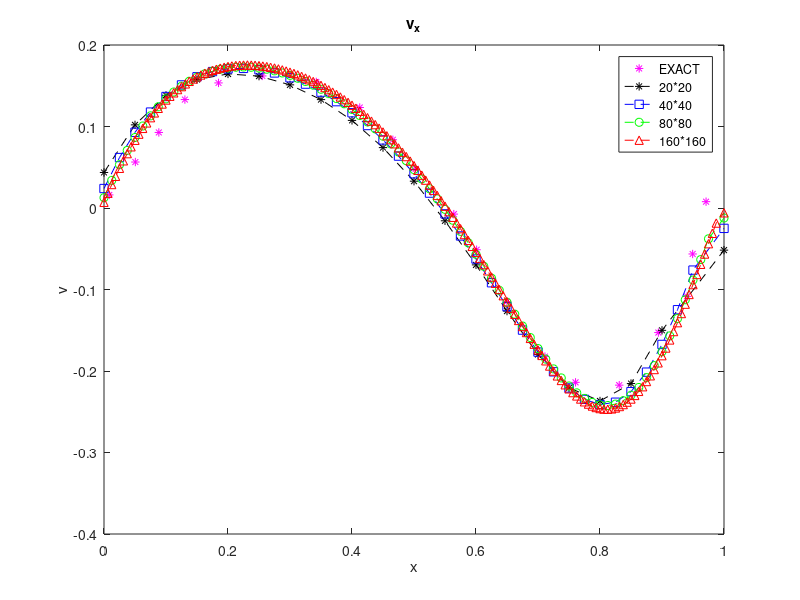

Write MATLAB code to recreate this figure.
u = [
-0.209202
-0.208542
-0.17663
-0.161507
-0.0811529
-0.0678878
0.0268773
0.160361
0.256394
0.364806
0.498463
0.611338
0.732581
0.866238
0.983297];

y = [
0.499661
0.420818
0.607275
0.300095
0.697769
0.112597
0.788159
0.836843
0.860943
0.905686
0.933623
0.945134
0.956576
0.984513
0.995989];

x = [
0.008521
0.0505727
0.0884192
0.130471
0.184695
0.255353
0.342389
0.412494
0.465888
0.502739
0.564212
0.600952
0.649864
0.711171
0.760527
0.831019
0.894151
0.940408
0.949427
0.971062];

v = [
0.0160682
0.0564046
0.0927074
0.133044
0.153478
0.162043
0.154739
0.1233
0.0837271
0.0480219
-0.00748631
-0.0511924
-0.114801
-0.182311
-0.213916
-0.217352
-0.152847
-0.108477
-0.0564046
0.00776849];

%for 20*20 grid :

u_exact_20 = [-0.04775];
v_exact_20 = [0.10091];

x_20 = [ 0    0.0500    0.1000    0.1500    0.2000    0.2500    0.3000    0.3500    0.4000    0.4500    0.5000...
    0.5500    0.6000    0.6500    0.7000    0.7500    0.8000    0.8500    0.9000    1.0000];
y_20 = [ 0    0.0500    0.1000    0.1500    0.2000    0.2500    0.3000    0.3500    0.4000    0.4500    0.5000...
    0.5500    0.6000    0.6500    0.7000    0.7500    0.8000    0.8500    0.9000    1.0000 ];


u_20=  [ -0.0187   -0.0487   -0.0747   -0.0985   -0.1212   -0.1430   -0.1631   -0.1800   -0.1913   -0.1942   -0.1860...
   -0.1647   -0.1295   -0.0811   -0.0205    0.0538    0.1503    0.2895    0.5039    0.9178];
   
v_20 =[
    0.0436
    0.1020
    0.1382
    0.1576
    0.1645
    0.1618
    0.1511
    0.1330
    0.1075
    0.0741
    0.0329
   -0.0157
   -0.0698
   -0.1265
   -0.1798
   -0.2206
   -0.2368
   -0.2154
   -0.1501
   -0.0517];

 Error_u20 = abs(u_exact_20 -u_20(10))
 Error_v20 = abs(v_exact_20 -v_20(10))
 

%for 40*40 grid :
u_exact_40 = [-0.05328];
v_exact_40 = [0.15607];
x_40 = [ 0    0.0250    0.0500    0.0750    0.1000    0.1250    0.1500    0.1750    0.2000    0.2250    0.2500...
    0.2750    0.3000    0.3250    0.3500    0.3750    0.4000    0.4250    0.4500    0.4750    0.5000    0.5250...
    0.5500    0.5750    0.6000    0.6250    0.6500    0.6750    0.7000    0.7250    0.7500    0.7750    0.8000...
    0.8250    0.8500    0.8750    0.9000    0.9250    0.9500    1.0000];
y_40 = [ 0    0.0250    0.0500    0.0750    0.1000    0.1250    0.1500    0.1750    0.2000    0.2250    0.2500...
     0.2750    0.3000    0.3250    0.3500    0.3750    0.4000    0.4250    0.4500    0.4750    0.5000    0.5250...
    0.5500    0.5750    0.6000    0.6250    0.6500    0.6750    0.7000    0.7250    0.7500    0.7750    0.8000...
    0.8250    0.8500    0.8750    0.9000    0.9250    0.9500    1.0000];
u_40 = [ -0.0098   -0.0266   -0.0420   -0.0562   -0.0695   -0.0822   -0.0946   -0.1066   -0.1185   -0.1302   -0.1417...
   -0.1529   -0.1636   -0.1736   -0.1826   -0.1903   -0.1963   -0.2003   -0.2018   -0.2004   -0.1959   -0.1880...
   -0.1765   -0.1614   -0.1428   -0.1208   -0.0955   -0.0671   -0.0358   -0.0014    0.0366    0.0792    0.1282...
    0.1861    0.2565    0.3438    0.4523    0.5852    0.7419    0.9549];
v_40 = [  
    0.0239
    0.0619
    0.0929
    0.1177
    0.1368
    0.1510
    0.1610
    0.1674
    0.1707
    0.1713
    0.1696
    0.1657
    0.1598
    0.1520
    0.1422
    0.1305
    0.1169
    0.1012
    0.0835
    0.0637
    0.0420
    0.0183
   -0.0072
   -0.0343
   -0.0626
   -0.0917
   -0.1210
   -0.1498
   -0.1768
   -0.2010
   -0.2209
   -0.2348
   -0.2412
   -0.2383
   -0.2253
   -0.2014
   -0.1674
   -0.1248
   -0.0762
   -0.0250];
Error_u40 = abs(u_exact_40 -u_40(20))
Error_v40 = abs(v_exact_40 -v_40(20))

%for 80*80 grid :
u_exact_80 = [-0.16402];
v_exact_80 = [0.14331];
x_80 = [ 0    0.0125    0.0250    0.0375    0.0500    0.0625    0.0750    0.0875    0.1000    0.1125    0.1250...
    0.1375    0.1500    0.1625    0.1750    0.1875    0.2000    0.2125    0.2250    0.2375    0.2500    0.2625...
    0.2750    0.2875    0.3000    0.3125    0.3250    0.3375    0.3500    0.3625    0.3750    0.3875    0.4000...
    0.4125    0.4250    0.4375    0.4500    0.4625    0.4750    0.4875    0.5000    0.5125    0.5250    0.5375...
    0.5500    0.5625    0.5750    0.5875    0.6000    0.6125    0.6250    0.6375    0.6500    0.6625    0.6750...
    0.6875    0.7000    0.7125    0.7250    0.7375    0.7500    0.7625    0.7750    0.7875    0.8000    0.8125...
    0.8250    0.8375    0.8500    0.8625    0.8750    0.8875    0.9000    0.9125    0.9250    0.9375    0.9500...
    0.9625    0.9750    1.0000];
y_80 = [ 0    0.0125    0.0250    0.0375    0.0500    0.0625    0.0750    0.0875    0.1000    0.1125    0.1250...
    0.1375    0.1500    0.1625    0.1750    0.1875    0.2000    0.2125    0.2250    0.2375    0.2500    0.2625...
    0.2750    0.2875    0.3000    0.3125    0.3250    0.3375    0.3500    0.3625    0.3750    0.3875    0.4000...
    0.4125    0.4250    0.4375    0.4500    0.4625    0.4750    0.4875    0.5000    0.5125    0.5250    0.5375...
    0.5500    0.5625    0.5750    0.5875    0.6000    0.6125    0.6250    0.6375    0.6500    0.6625    0.6750...
    0.6875    0.7000    0.7125    0.7250    0.7375    0.7500    0.7625    0.7750    0.7875    0.8000    0.8125...
    0.8250    0.8375    0.8500    0.8625    0.8750    0.8875    0.9000    0.9125    0.9250    0.9375    0.9500...
    0.9625    0.9750    1.0000];
u_80 = [-0.0051   -0.0140   -0.0225   -0.0306   -0.0383   -0.0457   -0.0528   -0.0597   -0.0664   -0.0730   -0.0794...
   -0.0857   -0.0919   -0.0980   -0.1041   -0.1102   -0.1162   -0.1221   -0.1280   -0.1339   -0.1397   -0.1455...
   -0.1511   -0.1567   -0.1621   -0.1674   -0.1725   -0.1773   -0.1819   -0.1862   -0.1901   -0.1936   -0.1967...
   -0.1992   -0.2012   -0.2026   -0.2033   -0.2034   -0.2027   -0.2012   -0.1989   -0.1957   -0.1917   -0.1868...
   -0.1810   -0.1742   -0.1666   -0.1580   -0.1486   -0.1383   -0.1271   -0.1152   -0.1024   -0.0888   -0.0745...
   -0.0595   -0.0437   -0.0272   -0.0098    0.0083    0.0274    0.0476    0.0690    0.0919    0.1164    0.1430...
    0.1721    0.2040    0.2393    0.2786    0.3223    0.3712    0.4255    0.4859    0.5524    0.6250    0.7032...
    0.7860    0.8719    0.9588];
v_80 = [    
    0.0127
    0.0339
    0.0532
    0.0707
    0.0865
    0.1006
    0.1131
    0.1242
    0.1339
    0.1423
    0.1494
    0.1555
    0.1605
    0.1646
    0.1678
    0.1702
    0.1718
    0.1727
    0.1730
    0.1727
    0.1718
    0.1703
    0.1683
    0.1657
    0.1627
    0.1592
    0.1552
    0.1507
    0.1457
    0.1403
    0.1343
    0.1279
    0.1209
    0.1135
    0.1056
    0.0971
    0.0881
    0.0787
    0.0687
    0.0581
    0.0471
    0.0356
    0.0236
    0.0112
   -0.0017
   -0.0150
   -0.0287
   -0.0427
   -0.0569
   -0.0715
   -0.0861
   -0.1009
   -0.1157
   -0.1303
   -0.1448
   -0.1589
   -0.1724
   -0.1854
   -0.1974
   -0.2085
   -0.2184
   -0.2268
   -0.2336
   -0.2386
   -0.2415
   -0.2423
   -0.2406
   -0.2364
   -0.2297
   -0.2202
   -0.2081
   -0.1934
   -0.1763
   -0.1569
   -0.1356
   -0.1126
   -0.0884
   -0.0633
   -0.0378
   -0.0123];
Error_u80 = abs(u_exact_80 -u_80(40))
Error_v80 = abs(v_exact_80 -v_80(40))


%for 160*160 grid :
u_exact_160 = [-0.13641];
v_exact_160 = [-0.06079];
x_160 = [0    0.0063    0.0125    0.0187    0.0250    0.0313    0.0375    0.0437    0.0500    0.0563    0.0625...
    0.0688    0.0750    0.0813    0.0875    0.0938    0.1000    0.1063    0.1125    0.1187    0.1250    0.1313...
    0.1375    0.1437    0.1500    0.1563    0.1625    0.1688    0.1750    0.1812    0.1875    0.1938    0.2000...
    0.2062    0.2125    0.2188    0.2250    0.2313    0.2375    0.2437    0.2500    0.2562    0.2625    0.2687...
    0.2750    0.2813    0.2875    0.2938    0.3000    0.3063    0.3125    0.3187    0.3250    0.3312    0.3375...
    0.3438    0.3500    0.3563    0.3625    0.3688    0.3750    0.3812    0.3875    0.3937    0.4000    0.4063...
    0.4125    0.4188    0.4250    0.4313    0.4375    0.4437    0.4500    0.4562    0.4625    0.4688    0.4750...
    0.4813    0.4875    0.4938    0.5000    0.5062    0.5125    0.5188    0.5250    0.5313    0.5375    0.5437...
    0.5500    0.5563    0.5625    0.5687    0.5750    0.5813    0.5875    0.5938    0.6000    0.6062    0.6125...
    0.6188    0.6250    0.6312    0.6375    0.6438    0.6500    0.6563    0.6625    0.6687    0.6750    0.6813...
    0.6875    0.6937    0.7000    0.7063    0.7125    0.7188    0.7250    0.7312    0.7375    0.7438    0.7500...
    0.7562    0.7625    0.7688    0.7750    0.7813    0.7875    0.7937    0.8000    0.8063    0.8125    0.8187...
    0.8250    0.8313    0.8375    0.8438    0.8500    0.8562    0.8625    0.8688    0.8750    0.8812    0.8875...
    0.8938    0.9000    0.9063    0.9125    0.9187    0.9250    0.9313    0.9375    0.9437    0.9500    0.9563...
    0.9625    0.9688    0.9750    0.9812    0.9875    1.0000];
y_160 = [0    0.0063    0.0125    0.0187    0.0250    0.0313    0.0375    0.0437    0.0500    0.0563    0.0625...
    0.0688    0.0750    0.0813    0.0875    0.0938    0.1000    0.1063    0.1125    0.1187    0.1250    0.1313...
    0.1375    0.1437    0.1500    0.1563    0.1625    0.1688    0.1750    0.1812    0.1875    0.1938    0.2000...
    0.2062    0.2125    0.2188    0.2250    0.2313    0.2375    0.2437    0.2500    0.2562    0.2625    0.2687...
    0.2750    0.2813    0.2875    0.2938    0.3000    0.3063    0.3125    0.3187    0.3250    0.3312    0.3375...
    0.3438    0.3500    0.3563    0.3625    0.3688    0.3750    0.3812    0.3875    0.3937    0.4000    0.4063...
    0.4125    0.4188    0.4250    0.4313    0.4375    0.4437    0.4500    0.4562    0.4625    0.4688    0.4750...
    0.4813    0.4875    0.4938    0.5000    0.5062    0.5125    0.5188    0.5250    0.5313    0.5375    0.5437...
    0.5500    0.5563    0.5625    0.5687    0.5750    0.5813    0.5875    0.5938    0.6000    0.6062    0.6125...
    0.6188    0.6250    0.6312    0.6375    0.6438    0.6500    0.6563    0.6625    0.6687    0.6750    0.6813...
    0.6875    0.6937    0.7000    0.7063    0.7125    0.7188    0.7250    0.7312    0.7375    0.7438    0.7500...
    0.7562    0.7625    0.7688    0.7750    0.7813    0.7875    0.7937    0.8000    0.8063    0.8125    0.8187...
    0.8250    0.8313    0.8375    0.8438    0.8500    0.8562    0.8625    0.8688    0.8750    0.8812    0.8875...
    0.8938    0.9000    0.9063    0.9125    0.9187    0.9250    0.9313    0.9375    0.9437    0.9500    0.9563...
    0.9625    0.9688    0.9750    0.9812    0.9875    1.0000];
u_160 = [   -0.0027   -0.0073   -0.0118   -0.0161   -0.0203   -0.0245   -0.0285   -0.0324   -0.0363   -0.0401   -0.0438...
   -0.0474   -0.0510   -0.0545   -0.0580   -0.0615   -0.0648   -0.0682   -0.0715   -0.0748   -0.0780   -0.0813...
   -0.0845   -0.0877   -0.0908   -0.0940   -0.0971   -0.1002   -0.1034   -0.1065   -0.1096   -0.1127   -0.1158...
   -0.1188   -0.1219   -0.1250   -0.1281   -0.1311   -0.1342   -0.1372   -0.1402   -0.1432   -0.1462   -0.1492...
   -0.1522   -0.1551   -0.1580   -0.1609   -0.1637   -0.1665   -0.1693   -0.1720   -0.1746   -0.1772   -0.1798...
   -0.1823   -0.1847   -0.1870   -0.1892   -0.1913   -0.1934   -0.1953   -0.1972   -0.1989   -0.2004   -0.2019...
   -0.2032   -0.2044   -0.2054   -0.2062   -0.2069   -0.2074   -0.2078   -0.2079   -0.2079   -0.2077   -0.2073...
   -0.2066   -0.2058   -0.2047   -0.2034   -0.2019   -0.2002   -0.1982   -0.1961   -0.1936   -0.1910   -0.1881...
   -0.1850   -0.1816   -0.1780   -0.1742   -0.1701   -0.1659   -0.1613   -0.1566   -0.1516   -0.1465   -0.1410...
   -0.1354   -0.1296   -0.1236   -0.1174   -0.1109   -0.1043   -0.0975   -0.0905   -0.0834   -0.0760   -0.0685...
   -0.0608   -0.0529   -0.0448   -0.0366   -0.0282   -0.0195   -0.0108   -0.0018    0.0074    0.0168    0.0265...
    0.0364    0.0465    0.0570    0.0677    0.0788    0.0903    0.1021    0.1144    0.1272    0.1405    0.1544...
    0.1689    0.1841    0.2001    0.2169    0.2345    0.2531    0.2728    0.2935    0.3154    0.3385    0.3630...
    0.3888    0.4160    0.4447    0.4748    0.5065    0.5397    0.5745    0.6106    0.6482    0.6871    0.7271...
    0.7681    0.8100    0.8524    0.8952    0.9381    0.9807];
v_160 = [
    0.0070
    0.0181
    0.0288
    0.0389
    0.0487
    0.0579
    0.0667
    0.0751
    0.0831
    0.0906
    0.0977
    0.1044
    0.1108
    0.1167
    0.1223
    0.1276
    0.1325
    0.1371
    0.1413
    0.1453
    0.1489
    0.1523
    0.1554
    0.1583
    0.1609
    0.1632
    0.1653
    0.1672
    0.1689
    0.1703
    0.1716
    0.1727
    0.1736
    0.1743
    0.1748
    0.1752
    0.1754
    0.1755
    0.1754
    0.1751
    0.1747
    0.1742
    0.1735
    0.1727
    0.1718
    0.1707
    0.1695
    0.1681
    0.1667
    0.1651
    0.1634
    0.1615
    0.1595
    0.1574
    0.1552
    0.1529
    0.1504
    0.1478
    0.1451
    0.1422
    0.1393
    0.1362
    0.1329
    0.1296
    0.1261
    0.1224
    0.1187
    0.1148
    0.1108
    0.1066
    0.1023
    0.0979
    0.0933
    0.0886
    0.0838
    0.0788
    0.0737
    0.0685
    0.0631
    0.0576
    0.0520
    0.0462
    0.0403
    0.0342
    0.0281
    0.0218
    0.0154
    0.0089
    0.0022
   -0.0045
   -0.0114
   -0.0184
   -0.0254
   -0.0326
   -0.0398
   -0.0471
   -0.0545
   -0.0620
   -0.0695
   -0.0771
   -0.0847
   -0.0923
   -0.1000
   -0.1076
   -0.1152
   -0.1229
   -0.1304
   -0.1380
   -0.1454
   -0.1528
   -0.1600
   -0.1671
   -0.1741
   -0.1809
   -0.1875
   -0.1939
   -0.2001
   -0.2060
   -0.2116
   -0.2169
   -0.2219
   -0.2265
   -0.2306
   -0.2344
   -0.2378
   -0.2406
   -0.2430
   -0.2448
   -0.2461
   -0.2468
   -0.2469
   -0.2465
   -0.2454
   -0.2436
   -0.2412
   -0.2382
   -0.2344
   -0.2300
   -0.2250
   -0.2193
   -0.2129
   -0.2059
   -0.1982
   -0.1900
   -0.1812
   -0.1718
   -0.1619
   -0.1516
   -0.1407
   -0.1295
   -0.1180
   -0.1061
   -0.0940
   -0.0816
   -0.0691
   -0.0565
   -0.0438
   -0.0311
   -0.0185
   -0.0059];
Error_u160 = abs(u_exact_160 -u_160(80))
Error_v160 = abs(v_exact_160 -v_160(80))

% figure(4)
% plot(u,y,'*m')
% hold on
% plot(u_20,y_20,'--*k')
% hold on
% plot(u_40,y_40,'--sb')
% hold on
% plot(u_80,y_80,'--og')
% hold on 
% plot(u_160,y_160,'--^r')
% title('u_y')
% xlabel('u')
% ylabel('y')
% legend('EXACT','20*20','40*40','80*80','160*160')

figure(5)
plot(x,v,'*m')
hold on
plot(x_20,v_20,'--*k')
hold on
plot(x_40,v_40,'--sb')
hold on
plot(x_80,v_80,'--og')
hold on 
plot(x_160,v_160,'--^r')
title('v_x')
xlabel('x')
ylabel('v')
legend('EXACT','20*20','40*40','80*80','160*160')

 

% figure(3)
% x1 = u;
% y1 = y;
% line(x1,y1,'Color','r')
% ax1 = gca; % current axes
% ax1.XColor = 'r';
% ax1.YColor = 'r';
% ax1_pos = ax1.Position; % position of first axes
% ax2 = axes('Position',ax1_pos,'XAxisLocation','top','YAxisLocation','right', 'Color','none');
% x2 = x;
% y2 = v;
% line(x2,y2,'Parent',ax2,'Color','k')
